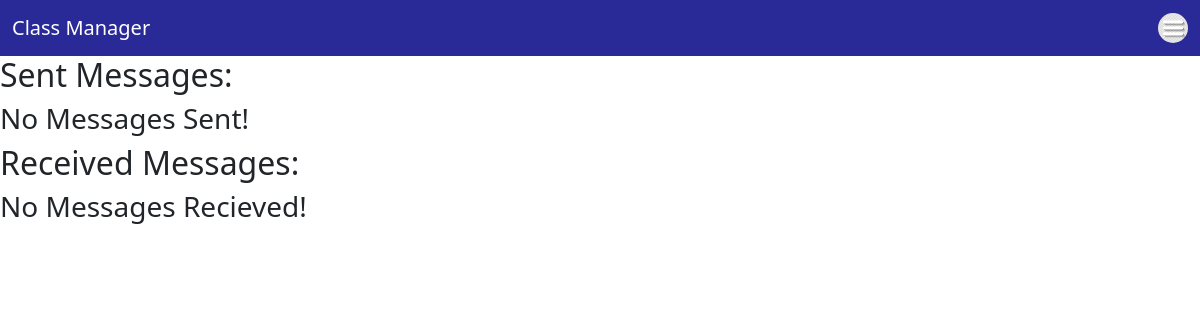
/teacher_app/messages_all (signed in), run on an earlier commit of the app's database.
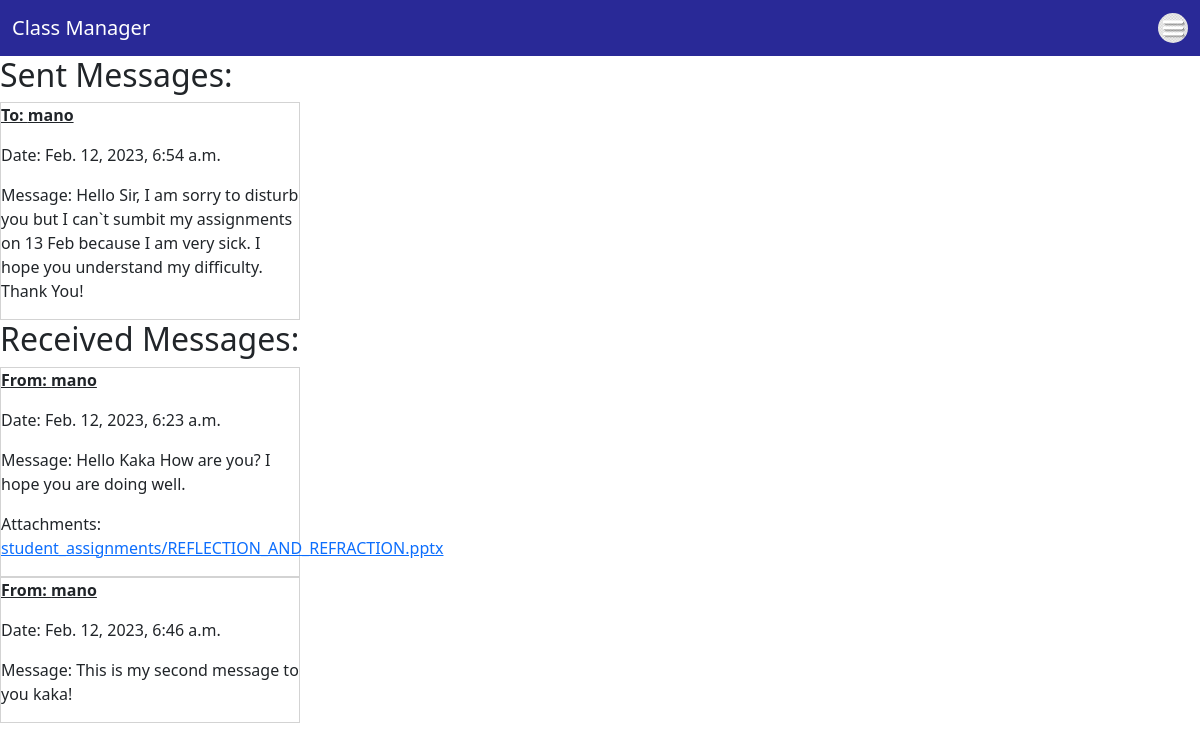
And on a later commit of the database.
### LOGIN_APP/models.py (models this page shows)
class Message(models.Model):
    user_sender = models.ForeignKey(User,on_delete=models.CASCADE,related_name='sender')
    user_reciever = models.ForeignKey(User,on_delete=models.CASCADE,related_name='user_recipent')
    date_messaged = models.DateTimeField(auto_now_add=True)
    message = models.TextField()
    attachments = models.FileField(blank=True,upload_to='student_assignments')

class User(AbstractUser):
    is_teacher = models.BooleanField(default=False)
    is_student = models.BooleanField(default=False)

### Teacher_App/views.py (the view)
# urls.py: path('messages_all', views.messages_all, name='messages_all'),
@login_required(login_url="loginapp:Login")
def messages_all(request):
    sent_messages = Message.objects.filter(user_sender=request.user)
    recieved_messages = Message.objects.filter(user_reciever=request.user)
    dict = {"sent_messages": sent_messages,
            "recieved_messages": recieved_messages}
    return render(request, "teacher_app/messages_all.html", dict)

### templates/teacher_app/messages_all.html (shortened to what this page needs)
{% extends 'base.html' %}
{% block bodyblock %}
<h2>Sent Messages:</h2>
{% for message in sent_messages %}
<div style="border: 1px solid lightgray; width: 300px;">
    <p style="font-weight: bold; text-decoration: underline;">To: {{ message.user_reciever }}</p>
    <p>Date: {{ message.date_messaged }}</p>
    <p>Message: {{ message.message }}</p>
</div>
{%empty%}
<h3>No Messages Sent!</h3>
{% endfor %}
<h2>Received Messages:</h2>
{% for message in recieved_messages %}
<div style="border: 1px solid lightgray; width: 300px;">
    <p style="font-weight: bold; text-decoration: underline;">From: {{ message.user_sender }}</p>
    <p>Date: {{ message.date_messaged }}</p>
    <p>Message: {{ message.message }}</p>
    {% if message.attachments %}
    <p>Attachments: <a href="{{ message.attachments.url }}">{{ message.attachments.name }}</a></p>
    {% endif %}
</div>
{%empty%}
<h3>No Messages Recieved!</h3>
{% endfor %}
{% endblock bodyblock %}

### templates/base.html (shortened to what this page needs)
<!doctype html>
<html lang="en">
<head>
   <link href="https://cdn.jsdelivr.net/npm/bootstrap@5.3.0-alpha1/dist/css/bootstrap.min.css" rel="stylesheet"
>
</head>
<body>
   {%include "navbar.html"%}
   {%block bodyblock%}
   {%endblock%}
</body>
</html>

### templates/navbar.html (shortened to what this page needs)
<nav class="navbar navbar-expand-lg bg-body-tertiary" style="margin: 0px; padding: 0px;">
   <div class="container-fluid  main-navbar">
      {%if user.is_authenticated%}
      {%if user.is_teacher%}
      <a class="navbar-brand title" href="{%url 'teacher_app:teacher_home'%}">Class Manager</a>
      <a href="{%url 'teacher_app:teacher_options'%}" style="background-color:rgb(41, 41, 151);"><img
            src="/media/extra_pics/download.png" class="menu"></a>
      {%elif user.is_student%}
      <a class="navbar-brand title" href="{%url 'student_app:student_home'%}">Class Manager</a>
      <a href="{%url 'student_app:student_options'%}" style="background-color:rgb(41, 41, 151);"><img
            src="/media/extra_pics/download.png" class="menu"></a>
      {%endif%}
      {%else%}
      <a class="navbar-brand title">Class Manager</a>
      <a href="" style="background-color:rgb(41, 41, 151);"><img src="/media/extra_pics/download.png" class="menu"></a>
      {%endif%}
   </div>
</nav>

### templates/navbar.html (style rules this page uses)
.main-navbar { background-color: rgb(41, 41, 151); margin: 0px; padding-top: 8px; padding-bottom: 8px; }
.title { color: white; }
.menu { width: 30px; color: white; border: none; border-radius: 15px; }

What changed in the data, as far as the page shows it:
added Message: user_reciever "mano", date_messaged "Feb. 12, 2023, 6:54 a.m.", message "Hello Sir, I am sorry to disturb you but I can`t sumbit my assignments on 13 Feb because I am very sick. I hope you understand my difficulty. Thank You!", shown under "Sent Messages:"
added Message: user_sender "mano", date_messaged "Feb. 12, 2023, 6:23 a.m.", message "Hello Kaka How are you? I hope you are doing well.", attachments.name "student_assignments/REFLECTION_AND_REFRACTION.pptx", shown under "Received Messages:"
added Message: user_sender "mano", date_messaged "Feb. 12, 2023, 6:46 a.m.", message "This is my second message to you kaka!", shown under "Received Messages:"
Also different on the page:
text no longer shown: "No Messages Sent! No Messages Recieved!"
